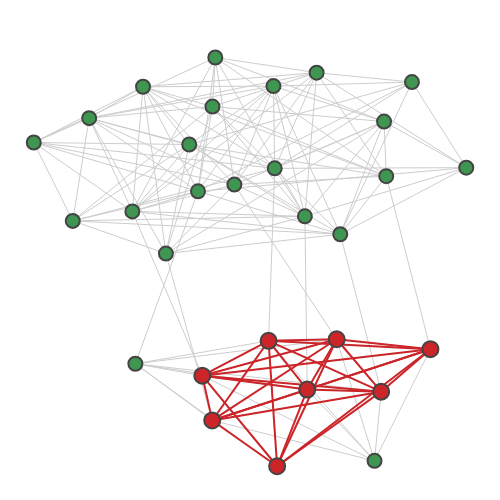

Source (notebook cell):
### Code cell
plot.graph(pl_graph, dense[8][0][1])

### Figure 1 — Plotly figure (JSON) as saved in the notebook; plotly's stock layout.template omitted (floating-point values rounded to 4 significant figures; data arrays with more than 128 entries replaced by an {"elided": "..."} marker saying what was removed)
{"data": [{"hoverinfo": "none", "line": {"color": "#CDCDCD", "width": 1}, "mode": "lines", "type": "scatter", "x": {"elided": "456 float values"}, "y": {"elided": "456 float values"}}, {"hoverinfo": "none", "line": {"color": "#cc2529", "width": 2}, "mode": "lines", "type": "scatter", "x": [-0.1815, 0.0306, null, -0.1815, -0.1497, null, -0.1815, 0.1543, null, -0.1815, 0.2484, null, -0.1815, 0.3909, null, -0.1815, 0.5486, null, -0.1815, 0.05803, null, 0.0306, -0.1497, null, 0.0306, 0.1543, null, 0.0306, 0.2484, null, 0.0306, 0.3909, null, 0.0306, 0.5486, null, 0.0306, 0.05803, null, -0.1497, 0.1543, null, -0.1497, 0.2484, null, -0.1497, 0.3909, null, -0.1497, 0.5486, null, -0.1497, 0.05803, null, 0.1543, 0.2484, null, 0.1543, 0.3909, null, 0.1543, 0.5486, null, 0.1543, 0.05803, null, 0.2484, 0.3909, null, 0.2484, 0.5486, null, 0.2484, 0.05803, null, 0.3909, 0.5486, null, 0.3909, 0.05803, null, 0.5486, 0.05803, null], "y": [-0.6144, -0.4661, null, -0.6144, -0.8051, null, -0.6144, -0.6737, null, -0.6144, -0.4593, null, -0.6144, -0.6824, null, -0.6144, -0.5017, null, -0.6144, -1, null, -0.4661, -0.8051, null, -0.4661, -0.6737, null, -0.4661, -0.4593, null, -0.4661, -0.6824, null, -0.4661, -0.5017, null, -0.4661, -1, null, -0.8051, -0.6737, null, -0.8051, -0.4593, null, -0.8051, -0.6824, null, -0.8051, -0.5017, null, -0.8051, -1, null, -0.6737, -0.4593, null, -0.6737, -0.6824, null, -0.6737, -0.5017, null, -0.6737, -1, null, -0.4593, -0.6824, null, -0.4593, -0.5017, null, -0.4593, -1, null, -0.6824, -0.5017, null, -0.6824, -1, null, -0.5017, -1, null]}, {"hoverinfo": "text", "marker": {"color": "#3e9651", "line": {"width": 2}, "size": 14}, "mode": "markers", "text": ["0", "1", "2", "3", "4", "5", "6", "7", "8", "9", "10", "11", "12", "13", "14", "15", "16", "17", "18", "19", "20", "21", "22", "23", "24", "25", "26", "27", "28", "29"], "type": "scatter", "x": [-0.1953, 0.4072, 0.1844, 0.05031, 0.4895, -0.1399, -0.5435, 0.4001, 0.04624, -0.7209, -0.3712, 0.26, -0.2234, -0.5961, -0.07885, -0.2979, -0.149, -0.4053, 0.1468, 0.6632, -0.3957, -0.1815, 0.0306, 0.3697, -0.1497, 0.1543, 0.2484, 0.3909, 0.5486, 0.05803], "y": [0.1704, 0.235, 0.6755, 0.2682, 0.6356, 0.7401, 0.482, 0.4673, 0.6183, 0.3781, 0.6155, -0.01235, 0.3696, 0.04455, 0.1991, -0.09472, 0.5312, 0.08489, 0.06405, 0.2711, -0.5636, -0.6144, -0.4661, -0.9769, -0.8051, -0.6737, -0.4593, -0.6824, -0.5017, -1]}, {"hoverinfo": "text", "marker": {"color": "#cc2529", "line": {"width": 2}, "size": 16}, "mode": "markers", "text": ["21", "22", "24", "25", "26", "27", "28", "29"], "type": "scatter", "x": [-0.1815, 0.0306, -0.1497, 0.1543, 0.2484, 0.3909, 0.5486, 0.05803], "y": [-0.6144, -0.4661, -0.8051, -0.6737, -0.4593, -0.6824, -0.5017, -1]}], "layout": {"height": 500, "hovermode": "closest", "margin": {"b": 0, "l": 0, "r": 0, "t": 25}, "plot_bgcolor": "#ffffff", "showlegend": false, "width": 500, "xaxis": {"showgrid": false, "showticklabels": false, "zeroline": false}, "yaxis": {"showgrid": false, "showticklabels": false, "zeroline": false}}}
